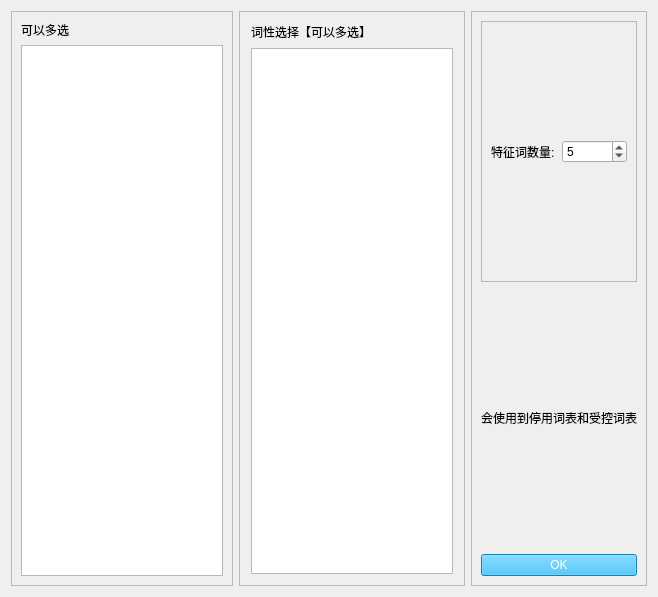
<?xml version="1.0" encoding="UTF-8"?>
<ui version="4.0">
 <class>Form</class>
 <widget class="QWidget" name="Form">
  <property name="geometry">
   <rect>
    <x>0</x>
    <y>0</y>
    <width>658</width>
    <height>597</height>
   </rect>
  </property>
  <property name="windowTitle">
   <string>提取特征词</string>
  </property>
  <layout class="QHBoxLayout" name="horizontalLayout">
   <item>
    <widget class="QFrame" name="frame">
     <property name="frameShape">
      <enum>QFrame::StyledPanel</enum>
     </property>
     <property name="frameShadow">
      <enum>QFrame::Raised</enum>
     </property>
     <layout class="QVBoxLayout" name="verticalLayout_2">
      <item>
       <widget class="QLabel" name="label">
        <property name="text">
         <string>可以多选</string>
        </property>
       </widget>
      </item>
      <item>
       <widget class="QListWidget" name="listWidget_colnames">
        <property name="selectionMode">
         <enum>QAbstractItemView::ExtendedSelection</enum>
        </property>
       </widget>
      </item>
     </layout>
    </widget>
   </item>
   <item>
    <widget class="QFrame" name="frame_4">
     <property name="frameShape">
      <enum>QFrame::StyledPanel</enum>
     </property>
     <property name="frameShadow">
      <enum>QFrame::Raised</enum>
     </property>
     <layout class="QVBoxLayout" name="verticalLayout_3">
      <property name="spacing">
       <number>7</number>
      </property>
      <property name="leftMargin">
       <number>11</number>
      </property>
      <property name="topMargin">
       <number>11</number>
      </property>
      <property name="rightMargin">
       <number>11</number>
      </property>
      <property name="bottomMargin">
       <number>11</number>
      </property>
      <item>
       <widget class="QLabel" name="label_4">
        <property name="text">
         <string>词性选择【可以多选】</string>
        </property>
       </widget>
      </item>
      <item>
       <widget class="QListWidget" name="listWidget_speech">
        <property name="selectionMode">
         <enum>QAbstractItemView::ExtendedSelection</enum>
        </property>
       </widget>
      </item>
     </layout>
    </widget>
   </item>
   <item>
    <widget class="QFrame" name="frame_2">
     <property name="frameShape">
      <enum>QFrame::StyledPanel</enum>
     </property>
     <property name="frameShadow">
      <enum>QFrame::Raised</enum>
     </property>
     <layout class="QVBoxLayout" name="verticalLayout">
      <item>
       <widget class="QFrame" name="frame_3">
        <property name="frameShape">
         <enum>QFrame::StyledPanel</enum>
        </property>
        <property name="frameShadow">
         <enum>QFrame::Raised</enum>
        </property>
        <layout class="QHBoxLayout" name="horizontalLayout_2">
         <item>
          <widget class="QLabel" name="label_2">
           <property name="text">
            <string>特征词数量:</string>
           </property>
          </widget>
         </item>
         <item>
          <widget class="QSpinBox" name="spinBox_threshold">
           <property name="value">
            <number>5</number>
           </property>
          </widget>
         </item>
        </layout>
       </widget>
      </item>
      <item>
       <widget class="QLabel" name="label_3">
        <property name="text">
         <string>会使用到停用词表和受控词表</string>
        </property>
       </widget>
      </item>
      <item>
       <widget class="QPushButton" name="pushButton">
        <property name="styleSheet">
         <string notr="true">color: rgb(255, 255, 255); background-color: rgb(28, 177, 245);</string>
        </property>
        <property name="text">
         <string>OK</string>
        </property>
       </widget>
      </item>
     </layout>
    </widget>
   </item>
  </layout>
 </widget>
 <resources/>
 <connections/>
</ui>
